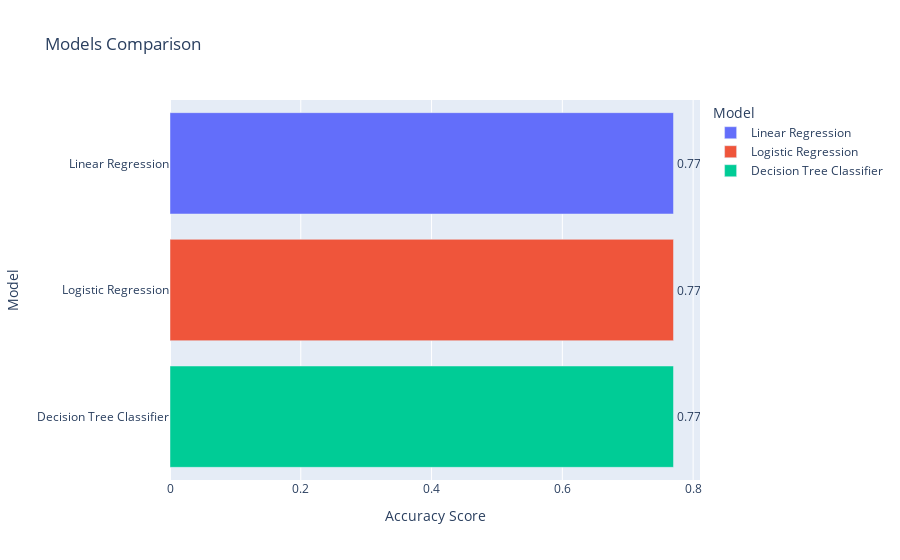

Notebook code for this chart:
### Markdown cell above
# 4. Accuracy Plot of Three Algorithms

### Code cell
import pandas as pd
import plotly.express as px

# Replace these with your actual accuracy values

Linear_Accuracy = 0.77
Logistic_Accuracy = 0.77
Decision_Tree_Accuracy = 0.77

models = pd.DataFrame({
    'Model': ['Linear Regression', 'Logistic Regression', 'Decision Tree Classifier'],
    'Score': [Linear_Accuracy, Logistic_Accuracy, Decision_Tree_Accuracy]
})

# Sort by score
sorted_models = models.sort_values(by='Score', ascending=True)

# Plot
fig = px.bar(sorted_models, x='Score', y='Model',
             title='Models Comparison', orientation='h',
             color='Model', text='Score')

fig.update_traces(texttemplate='%{text:.2f}', textposition='outside')
fig.update_layout(xaxis_title='Accuracy Score', yaxis_title='Model')

# this is used to run output on "browser" the outputs will be show on new page of browser.

# import plotly.io as pio
# pio.renderers.default = 'browser'

fig.show()

### Figure 1 — Plotly figure (JSON) as saved in the notebook; plotly's stock layout.template omitted (floating-point values rounded to 4 significant figures)
{"data": [{"hovertemplate": "Model=%{y}<br>Score=%{text}<extra></extra>", "legendgroup": "Linear Regression", "marker": {"color": "#636efa", "pattern": {"shape": ""}}, "name": "Linear Regression", "orientation": "h", "showlegend": true, "text": [0.77], "textposition": "outside", "texttemplate": "%{text:.2f}", "type": "bar", "x": [0.77], "xaxis": "x", "y": ["Linear Regression"], "yaxis": "y"}, {"hovertemplate": "Model=%{y}<br>Score=%{text}<extra></extra>", "legendgroup": "Logistic Regression", "marker": {"color": "#EF553B", "pattern": {"shape": ""}}, "name": "Logistic Regression", "orientation": "h", "showlegend": true, "text": [0.77], "textposition": "outside", "texttemplate": "%{text:.2f}", "type": "bar", "x": [0.77], "xaxis": "x", "y": ["Logistic Regression"], "yaxis": "y"}, {"hovertemplate": "Model=%{y}<br>Score=%{text}<extra></extra>", "legendgroup": "Decision Tree Classifier", "marker": {"color": "#00cc96", "pattern": {"shape": ""}}, "name": "Decision Tree Classifier", "orientation": "h", "showlegend": true, "text": [0.77], "textposition": "outside", "texttemplate": "%{text:.2f}", "type": "bar", "x": [0.77], "xaxis": "x", "y": ["Decision Tree Classifier"], "yaxis": "y"}], "layout": {"barmode": "relative", "legend": {"title": {"text": "Model"}, "tracegroupgap": 0}, "title": {"text": "Models Comparison"}, "xaxis": {"anchor": "y", "domain": [0, 1], "title": {"text": "Accuracy Score"}}, "yaxis": {"anchor": "x", "categoryarray": ["Decision Tree Classifier", "Logistic Regression", "Linear Regression"], "categoryorder": "array", "domain": [0, 1], "title": {"text": "Model"}}}}
